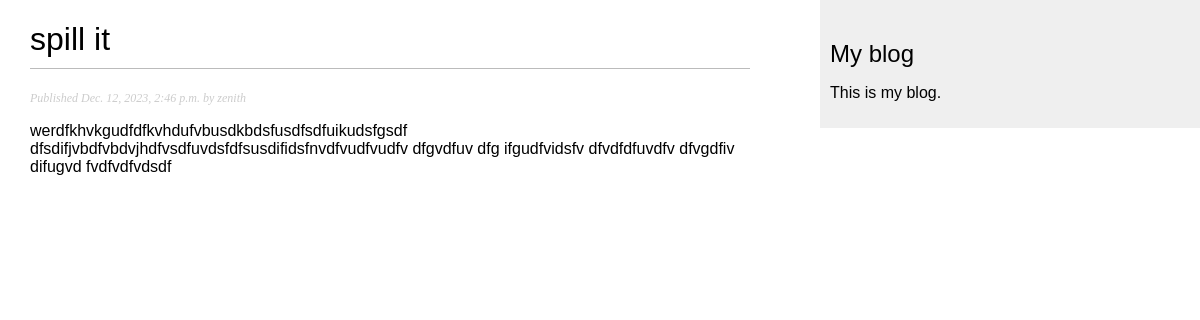
The app's page /blog/2023/12/12/spill-it with its own data.
### blog/models.py (models this page shows, shortened)
class Post(models.Model):
    STATUS_CHOICES = (
        ('draft','Draft'),
   ('published', 'Published')
    )
    title = models.CharField(max_length=250)
    slug =models.SlugField(max_length=250, unique_for_date='publish')
    author = models.ForeignKey(User, on_delete=models.CASCADE,related_name='blog_post')
    body = models.TextField()
    publish = models.DateTimeField(default=timezone.now)
    created = models.DateTimeField(auto_now_add=True)
    updated = models.DateTimeField(auto_now=True)
    status = models.CharField(max_length=10,
                              choices=STATUS_CHOICES,
                              default='draft')
    objects = models.Manager() # The default manager.
    published = PublishedManager() # Our custom manager.
    class Meta:
        ordering = ('-publish',)

### blog/views.py (the view)
# urls.py: path('<int:year>/<int:month>/<int:day>/<slug:post>',views.post_detail,name='post_detail'),
def post_detail(request, year, month, day, post):
    post = get_object_or_404(Post, slug=post,
                                   status='published',
                                   publish__year=year,
                                   publish__month=month,
                                   publish__day=day)
    return render(request,
                  'blog/post/detail.html',
                  {'post': post})

### blog/templates/blog/post/detail.html (shortened to what this page needs)
{% extends "blog/base.html" %}
{% block content %}
  <h1>{{ post.title }}</h1>
  <p class="date">
    Published {{ post.publish }} by {{ post.author }}
  </p>
  {{ post.body|linebreaks }}
{% endblock %}

### blog/templates/blog/static/css/blog.css (style rules this page uses)
body { margin:0; padding:0; font-family:helvetica, sans-serif; }
h1 { font-weight:normal; border-bottom:1px solid #bbb; padding:0 0 10px 0; }
p.date { color:#ccc; font-family: georgia, serif; font-size: 12px; font-style: italic; }

### records on screen
Post: title "spill it", publish "Dec. 12, 2023, 2:46 p.m.", author "zenith", body "werdfkhvkgudfdfkvhdufvbusdkbdsfusdfsdfuikudsfgsdf dfsdifjvbdfvbdvjhdfvsdfuvdsfdfsusdifidsfnvdfvudfvudfv dfgvdfuv dfg ifgudfvidsfv dfvdfdfuvdfv dfvgdfiv difugvd fvdfvdfvdsdf"
